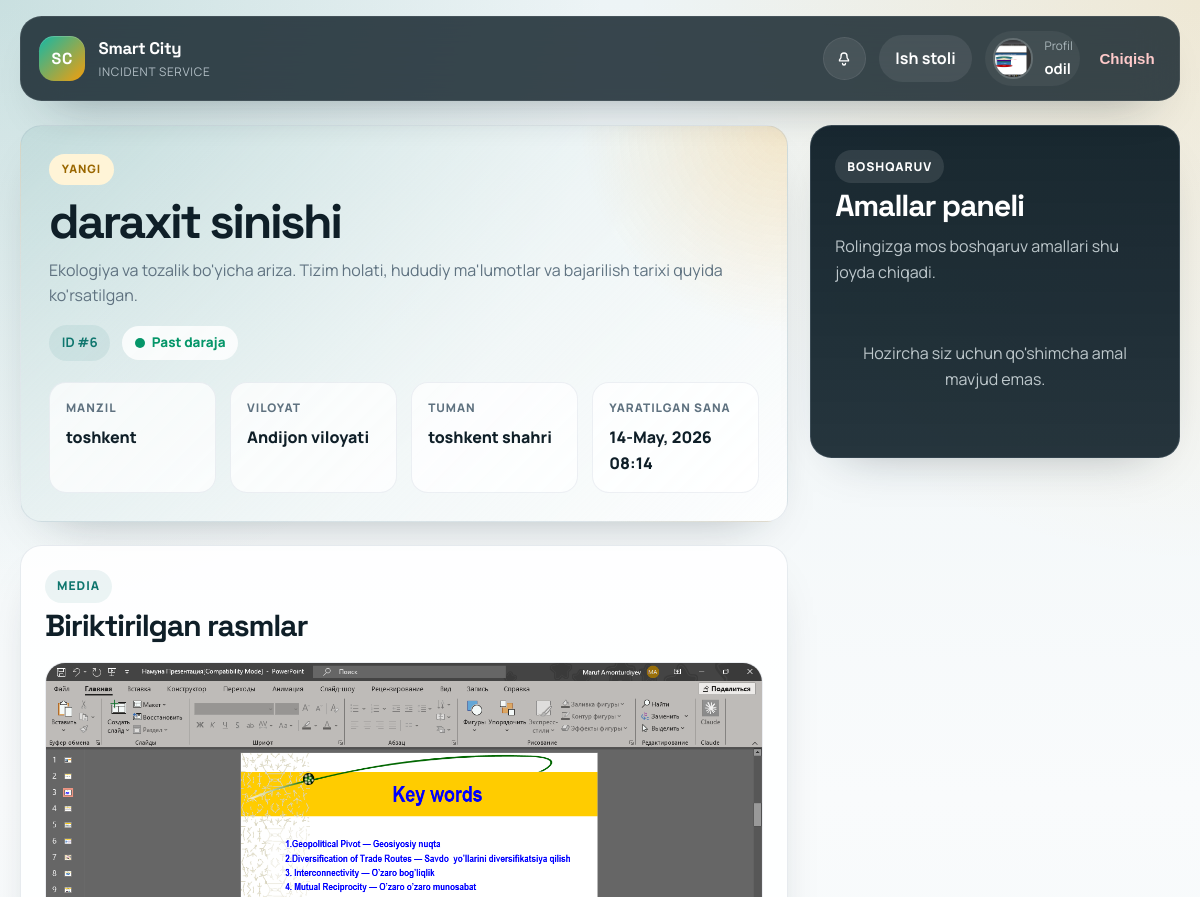
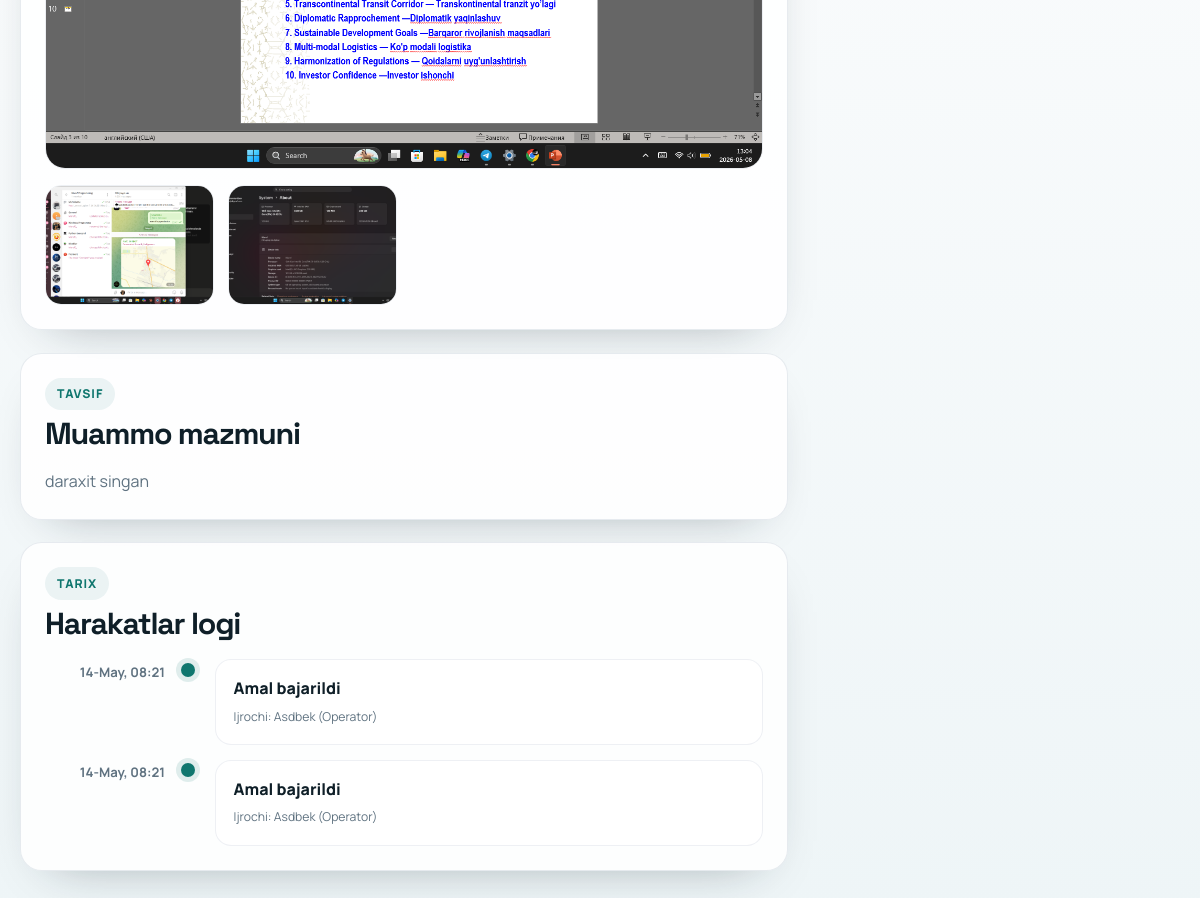
The app's page /incident/6/ (signed in) with its own data (2 pictures, top to bottom).
### accounts/models.py (models this page shows, shortened)
class User(AbstractUser):
    ROLE_CHOICES = (
        ('CITIZEN', 'Fuqaro'),
        ('OPERATOR', 'Operator'),
        ('TECHNICIAN', 'Texnik'),
    )
    role = models.CharField(max_length=20, choices=ROLE_CHOICES, default='CITIZEN')
    phone = models.CharField(max_length=20, blank=True, null=True)
    region = models.CharField(max_length=50, choices=REGION_CHOICES, blank=True)
    city = models.CharField(max_length=100, blank=True)
    telegram_id = models.CharField(max_length=100, blank=True, null=True, unique=True)
    category = models.ForeignKey('incidents.Category', on_delete=models.SET_NULL, null=True, blank=True)
    avatar = models.ImageField(upload_to='avatars/', blank=True, null=True)

### incidents/models.py (models this page shows, shortened)
class Incident(models.Model):
    STATUS_CHOICES = (
        ('NEW', 'Yangi'),
        ('IN_PROGRESS', 'Jarayonda'),
        ('RESOLVED', 'Bajarildi'),
        ('CLOSED', 'Yopildi'),
        ('REJECTED', 'Rad etildi'),
        ('REOPENED', 'Qayta ochildi'),
    )
    PRIORITY_CHOICES = (
        ('LOW', 'Past'),
        ('MEDIUM', 'O\'rta'),
        ('HIGH', 'Yuqori'),
    )
    citizen = models.ForeignKey(settings.AUTH_USER_MODEL, on_delete=models.CASCADE, related_name='reported_incidents')
    operator = models.ForeignKey(settings.AUTH_USER_MODEL, on_delete=models.SET_NULL, null=True, blank=True, related_name='managed_incidents')
    technician = models.ForeignKey(settings.AUTH_USER_MODEL, on_delete=models.SET_NULL, null=True, blank=True, related_name='assigned_incidents')
    category = models.ForeignKey(Category, on_delete=models.CASCADE)
    status = models.CharField(max_length=20, choices=STATUS_CHOICES, default='NEW')
    priority = models.CharField(max_length=10, choices=PRIORITY_CHOICES, default='MEDIUM')
    title = models.CharField(max_length=200)
    description = models.TextField()
    photo = models.ImageField(upload_to='incidents/')
    address = models.CharField(max_length=255)
    region = models.CharField(max_length=50, choices=REGION_CHOICES, blank=True)
    city = models.CharField(max_length=100, blank=True)
    created_at = models.DateTimeField(auto_now_add=True)
    updated_at = models.DateTimeField(auto_now=True)
    result_photo = models.ImageField(upload_to='results/', blank=True, null=True)
    result_comment = models.TextField(blank=True, null=True)
    class Meta:
        indexes = [
            models.Index(fields=['status', 'category']),
            models.Index(fields=['region']),
            models.Index(fields=['city']),
        ]

class Category(models.Model):
    name = models.CharField(max_length=100)
    sla_hours = models.IntegerField(default=24)

class IncidentImage(models.Model):
    incident = models.ForeignKey(Incident, on_delete=models.CASCADE, related_name='images')
    image = models.ImageField(upload_to='incidents/')

class SystemLog(models.Model):
    incident = models.ForeignKey(Incident, on_delete=models.CASCADE, related_name='logs')
    user = models.ForeignKey(settings.AUTH_USER_MODEL, on_delete=models.SET_NULL, null=True)
    action = models.CharField(max_length=255)
    created_at = models.DateTimeField(auto_now_add=True)

### incidents/views.py (the view)
# urls.py: path('incident/<int:pk>/', views.IncidentDetailView.as_view(), name='incident_detail'),
class IncidentDetailView(LoginRequiredMixin, View):
    def get(self, request, pk):
        incident = get_object_or_404(Incident, pk=pk)
        context = {'incident': incident}
        if request.user.role == 'OPERATOR':
            context['technicians'] = User.objects.filter(role='TECHNICIAN')
        return render(request, 'incidents/incident_detail.html', context)

### incidents/context_processors.py (called while the page is built)
def notifications(request):
    if request.user.is_authenticated:
        return {
            'unread_notifications_count': request.user.notifications.filter(is_read=False).count()
        }
    return {'unread_notifications_count': 0}

### templates/incidents/incident_detail.html (shortened to what this page needs)
{% extends 'base.html' %}
{% block content %}
<div class="detail-shell">
    <div class="detail-stack">
        <section class="card detail-hero">
            <span class="status-badge status-{{ incident.status|lower }}">{{ incident.get_status_display }}</span>
            <h1 class="detail-title">{{ incident.title }}</h1>
            <p class="section-copy">{{ incident.category.name }} bo'yicha ariza. Tizim holati, hududiy ma'lumotlar va bajarilish tarixi quyida ko'rsatilgan.</p>
            <div class="detail-inline">
                <span class="chip">ID #{{ incident.id }}</span>
                <span class="priority-pill" style="color: {% if incident.priority == 'HIGH' %}var(--danger){% elif incident.priority == 'MEDIUM' %}var(--warning){% else %}var(--success){% endif %};">
                    <span class="priority-dot"></span>
                    {{ incident.get_priority_display }} daraja
                </span>
            </div>
            <div class="detail-meta-grid">
                <div class="detail-meta-box">
                    <div class="detail-meta-box__label">Manzil</div>
                    <div class="detail-meta-box__value">{{ incident.address }}</div>
                </div>
                <div class="detail-meta-box">
                    <div class="detail-meta-box__label">Viloyat</div>
                    <div class="detail-meta-box__value">{{ incident.get_region_display|default:"-" }}</div>
                </div>
                <div class="detail-meta-box">
                    <div class="detail-meta-box__label">Tuman</div>
                    <div class="detail-meta-box__value">{{ incident.city|default:"-" }}</div>
                </div>
                <div class="detail-meta-box">
                    <div class="detail-meta-box__label">Yaratilgan sana</div>
                    <div class="detail-meta-box__value">{{ incident.created_at|date:"d-M, Y H:i" }}</div>
                </div>
            </div>
        </section>
        <section class="card panel-card">
            <div class="section-header">
                <div>
                    <span class="eyebrow">Media</span>
                    <h2 class="section-title" style="font-size: 1.9rem;">Biriktirilgan rasmlar</h2>
                </div>
            </div>
            {% if incident.photo %}
                <img src="{{ incident.photo.url }}" class="detail-image" alt="Asosiy rasm">
            {% endif %}
            {% if incident.images.all %}
                <div class="detail-gallery">
                    {% for img in incident.images.all %}
                        <a href="{{ img.image.url }}" target="_blank" rel="noopener noreferrer">
                            <img src="{{ img.image.url }}" alt="Qo'shimcha rasm">
                        </a>
                    {% endfor %}
                </div>
            {% endif %}
        </section>
        <section class="card panel-card">
            <div class="section-header">
                <div>
                    <span class="eyebrow">Tavsif</span>
                    <h2 class="section-title" style="font-size: 1.9rem;">Muammo mazmuni</h2>
                </div>
            </div>
            <div class="detail-copy">{{ incident.description }}</div>
        </section>
        <section class="card panel-card">
            <div class="section-header">
                <div>
                    <span class="eyebrow">Tarix</span>
                    <h2 class="section-title" style="font-size: 1.9rem;">Harakatlar logi</h2>
                </div>
            </div>
            <div class="timeline">
                {% for log in incident.logs.all|dictsortreversed:"created_at" %}
                    <div class="timeline-item">
                        <div class="timeline-time">{{ log.created_at|date:"d-M, H:i" }}</div>
                        <div class="timeline-dot"></div>
                        <div class="timeline-card">
                            <div style="font-weight: 800;">{{ log.action }}</div>
                            <div class="field-help" style="margin-top: 0.3rem;">Ijrochi: {{ log.user.username }} ({{ log.user.get_role_display }})</div>
                        </div>
                    </div>
                {% empty %}
                    <div class="empty-state">Hali loglar mavjud emas.</div>
                {% endfor %}
            </div>
        </section>
    </div>
    <aside class="detail-side">
        <section class="card panel-card manage-card">
            <div class="section-header" style="margin-bottom: 1rem;">
                <div>
                    <span class="eyebrow" style="background: rgba(255, 255, 255, 0.1); color: var(--white);">Boshqaruv</span>
                    <h2 class="section-title" style="font-size: 1.9rem; color: var(--white);">Amallar paneli</h2>
                    <p class="section-copy">Rolingizga mos boshqaruv amallari shu joyda chiqadi.</p>
                </div>
            </div>
            {% if user.role == 'OPERATOR' %}
                {% if incident.status == 'NEW' or incident.status == 'REOPENED' %}
                    <form action="{% url 'update_status' incident.pk %}" method="post" class="form-stack">
                        {% csrf_token %}
                        <div>
                            <label for="id_action">Harakat turi</label>
                            <select id="id_action" name="action">
                                <option value="ASSIGN">Texnikka biriktirish</option>
                                <option value="REJECT">Rad etish</option>
                            </select>
                        </div>
                        <div id="technician-field">
                            <label for="id_technician">Texnikni tanlang</label>
                            <select id="id_technician" name="technician">
                                <option value="">Tanlang</option>
                                {% for tech in technicians %}
                                    {% if tech.category == incident.category %}
                                        <option value="{{ tech.id }}">{{ tech.username }} ({% if tech.is_busy %}Band{% else %}Bo'sh{% endif %})</option>
                                    {% endif %}
                                {% endfor %}
                            </select>
                        </div>
                        <button type="submit" class="btn" style="width: 100%;">Tasdiqlash</button>
                    </form>
                {% else %}
                    <div class="empty-state" style="color: rgba(235, 244, 246, 0.78);">Bu ariza hozir operator amali uchun ochiq emas.</div>
                {% endif %}
            {% else %}
                <div class="empty-state" style="color: rgba(235, 244, 246, 0.78);">Hozircha siz uchun qo'shimcha amal mavjud emas.</div>
            {% endif %}
        </section>
    </aside>
</div>
{% endblock %}

### templates/base.html (shortened to what this page needs)
<!DOCTYPE html>
<html lang="uz">
<head>
</head>
<body>
    <nav class="site-nav">
        <div class="nav-shell">
            <a href="/" class="brand-link">
                <span class="brand-mark">SC</span>
                <span class="brand-text">
                    <span class="brand-title">Smart City</span>
                    <span class="brand-subtitle">Incident Service</span>
                </span>
            </a>
            <div class="nav-links">
                {% if user.is_authenticated %}
                    <div class="notification-menu">
                        <button type="button" id="notif-toggle" class="notification-toggle" aria-expanded="false" aria-controls="notif-dropdown">
                        </button>
                    </div>
                    <a href="{% url 'dashboard' %}" class="nav-pill">Ish stoli</a>
                    <a href="{% url 'profile' %}" class="nav-user">
                        {% if user.avatar %}
                            <img src="{{ user.avatar.url }}" class="avatar" alt="Avatar">
                        {% else %}
                            <span class="avatar-fallback">{{ user.username|first|upper }}</span>
                        {% endif %}
                        <span class="nav-user__name">
                            <span class="nav-user__label">Profil</span>
                            <span class="nav-user__value">{{ user.first_name|default:user.username }}</span>
                        </span>
                    </a>
                    <form action="{% url 'logout' %}" method="post" class="logout-form">
                        <button type="submit" class="logout-btn">Chiqish</button>
                    </form>
                {% else %}
                    <a href="{% url 'login' %}" class="nav-link">Kirish</a>
                    <a href="{% url 'register' %}" class="nav-pill">Ro'yxatdan o'tish</a>
                {% endif %}
            </div>
        </div>
    </nav>
    <main class="page-shell">
        <div class="page-content animate-fade">
            {% block content %}{% endblock %}
        </div>
    </main>
</body>
</html>

### templates/incidents/incident_detail.html (style rules this page uses)
.detail-shell { display: grid; grid-template-columns: minmax(0, 1.35fr) minmax(320px, 0.65fr); gap: 1.4rem; align-items: start; }
.detail-stack { display: grid; gap: 1.4rem; }
.detail-hero { padding: 1.75rem; background: radial-gradient(circle at top right, rgba(245, 158, 11, 0.18), transparent 24%), linear-gradient(135deg, rgba(15, 118, 110, 0.08), rgba(255, 255, 255, 0.78)); }
.detail-title { margin: 0.8rem 0 0; font-family: 'Space Grotesk', sans-serif; font-size: clamp(2rem, 4vw, 3rem); line-height: 1; letter-spacing: -0.05em; }
.detail-meta-grid { display: grid; grid-template-columns: repeat(4, minmax(0, 1fr)); gap: 0.9rem; margin-top: 1.3rem; }
.detail-meta-box { padding: 1rem; border-radius: 1.05rem; background: rgba(255, 255, 255, 0.72); border: 1px solid rgba(148, 163, 184, 0.16); }
.detail-meta-box__label { font-size: 0.74rem; color: var(--secondary); font-weight: 800; letter-spacing: 0.08em; text-transform: uppercase; }
.detail-meta-box__value { margin-top: 0.45rem; font-weight: 800; }
.detail-inline { display: flex; gap: 0.75rem; flex-wrap: wrap; align-items: center; margin-top: 1rem; }
.priority-pill { display: inline-flex; align-items: center; gap: 0.45rem; padding: 0.42rem 0.8rem; border-radius: 999px; background: rgba(255, 255, 255, 0.8); font-size: 0.84rem; font-weight: 800; }
.priority-dot { width: 0.58rem; height: 0.58rem; border-radius: 999px; background: currentColor; }
.detail-image { width: 100%; max-height: 520px; object-fit: cover; border-radius: 1.25rem; border: 1px solid rgba(148, 163, 184, 0.18); }
.detail-gallery { display: grid; grid-template-columns: repeat(auto-fill, minmax(140px, 1fr)); gap: 0.85rem; margin-top: 1rem; }
.detail-gallery img { width: 100%; height: 120px; object-fit: cover; border-radius: 1rem; border: 1px solid rgba(148, 163, 184, 0.16); }
.detail-copy { color: var(--secondary); white-space: pre-wrap; }
.timeline { display: grid; gap: 0.9rem; }
.timeline-item { display: grid; grid-template-columns: 120px 18px minmax(0, 1fr); gap: 1rem; align-items: start; }
.timeline-time { font-size: 0.82rem; color: var(--secondary); font-weight: 700; text-align: right; padding-top: 0.15rem; }
.timeline-dot { width: 14px; height: 14px; margin-top: 0.2rem; border-radius: 999px; background: var(--primary); box-shadow: 0 0 0 5px rgba(15, 118, 110, 0.12); }
.timeline-card { padding: 1rem 1.1rem; border-radius: 1rem; background: rgba(255, 255, 255, 0.76); border: 1px solid rgba(148, 163, 184, 0.16); }
.detail-side { position: sticky; top: 6rem; }
.manage-card { background: linear-gradient(180deg, rgba(15, 31, 40, 0.96) 0%, rgba(15, 31, 40, 0.9) 100%); color: var(--white); }
.manage-card label, .manage-card .section-copy { color: rgba(235, 244, 246, 0.78); }

### records on screen
User: avatar (picture), first_name "odil"
Incident: status "YANGI", title "daraxit sinishi", category.name "Ekologiya va tozalik", id "6", priority "Past", address "toshkent", region "Andijon viloyati", city "toshkent shahri", created_at "14-May, 2026 08:14", photo (picture), description "daraxit singan"
IncidentImage: image (picture)
IncidentImage: image (picture)
SystemLog: created_at "14-May, 08:21", action "Amal bajarildi", user.username "Asdbek", user.role "Operator"
SystemLog: created_at "14-May, 08:21", action "Amal bajarildi", user.username "Asdbek", user.role "Operator"
